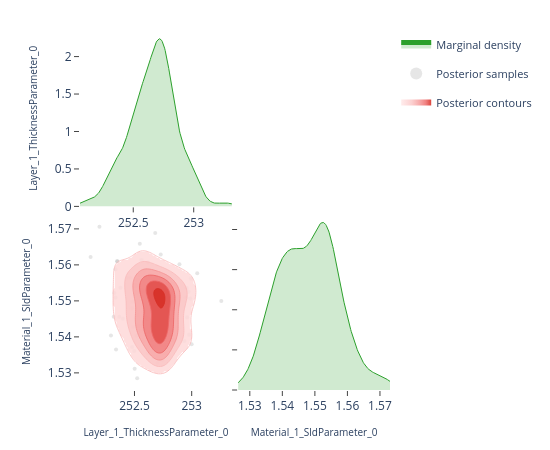

Notebook code cell kept with this figure:
### Code cell
# ---- Pairwise focus: thickness vs SLD ---------------------------------------
# A 2-parameter corner plot zooms in on the joint posterior for a specific
# pair.  This is the same view the EasyReflectometryApp's "2D Heatmap"
# sub-tab uses to inspect parameter degeneracies.


params_of_interest = ['Layer_1_ThicknessParameter_0', 'Material_1_SldParameter_0']
idx = [posterior.param_names.index(p) for p in params_of_interest]
subset_draws = np.asarray(posterior.draws)[:, idx]

fig = plot_corner(subset_draws, params_of_interest)
fig.show()

### Figure 1 — Plotly figure (JSON) as saved in the notebook; plotly's stock layout.template omitted (floating-point values rounded to 4 significant figures; data arrays with more than 128 entries replaced by an {"elided": "..."} marker saying what was removed)
{"data": [{"fill": "tozeroy", "fillcolor": "rgba(44, 160, 44, 0.22)", "hoverinfo": "skip", "legendgroup": "marginal", "line": {"color": "rgb(44, 160, 44)", "width": 1}, "mode": "lines", "name": "Marginal density", "showlegend": true, "type": "scatter", "x": {"elided": "256 float values"}, "xaxis": "x", "y": {"elided": "256 float values"}, "yaxis": "y"}, {"hoverinfo": "skip", "legendgroup": "scatter", "marker": {"color": "rgba(140, 140, 140, 0.22)", "size": 4}, "mode": "markers", "name": "Posterior samples", "showlegend": true, "type": "scatter", "x": [252.5, 252.3, 253.0, 252.6, 252.6, 252.4, 252.6, 252.9, 252.7, 252.7, 253.0, 253.0, 252.6, 252.8, 252.7, 252.7, 252.6, 253.3, 252.1, 252.2, 252.6, 252.8, 252.5, 252.6, 252.8, 253.0, 252.3, 252.7, 252.5, 253.0, 252.8, 252.6, 252.8, 252.5, 252.8, 252.8, 252.8, 252.7, 252.3, 252.6, 252.8, 252.5, 252.6, 252.7, 252.6, 252.8, 252.4, 252.7, 252.7, 252.3, 253.0, 252.4, 252.7, 252.8, 252.8, 252.6, 252.5, 252.9, 252.6, 252.4, 252.5, 252.6, 252.8, 252.7, 252.5, 252.7, 252.8, 253.0, 252.6, 252.7, 252.6, 252.7, 252.6, 252.7, 252.9, 252.5, 252.7, 252.8, 252.3, 253.0, 252.7, 252.8, 252.7, 252.7, 252.6, 253.0, 252.4, 252.9, 252.8, 252.3, 252.8, 252.5, 252.7, 252.8, 252.5, 252.7, 252.9, 252.6, 252.5, 252.7, 252.7, 252.9, 252.3, 252.9, 252.6, 252.7, 252.7, 252.5, 252.7, 252.8, 252.7, 252.7, 252.8, 252.7, 252.7, 252.5, 252.7, 252.8, 252.3, 252.5], "xaxis": "x3", "y": [1.536, 1.536, 1.538, 1.557, 1.558, 1.546, 1.553, 1.539, 1.544, 1.54, 1.551, 1.541, 1.552, 1.539, 1.538, 1.544, 1.535, 1.55, 1.562, 1.571, 1.554, 1.546, 1.54, 1.541, 1.548, 1.551, 1.54, 1.534, 1.556, 1.554, 1.549, 1.551, 1.553, 1.537, 1.552, 1.554, 1.549, 1.548, 1.559, 1.547, 1.539, 1.548, 1.539, 1.563, 1.553, 1.535, 1.556, 1.554, 1.553, 1.561, 1.553, 1.545, 1.554, 1.545, 1.542, 1.545, 1.566, 1.542, 1.561, 1.571, 1.543, 1.545, 1.536, 1.569, 1.556, 1.543, 1.538, 1.556, 1.543, 1.553, 1.561, 1.534, 1.558, 1.549, 1.56, 1.552, 1.534, 1.544, 1.551, 1.558, 1.542, 1.543, 1.538, 1.541, 1.557, 1.545, 1.554, 1.551, 1.553, 1.561, 1.555, 1.55, 1.551, 1.548, 1.543, 1.551, 1.542, 1.542, 1.554, 1.539, 1.554, 1.555, 1.552, 1.539, 1.553, 1.533, 1.54, 1.546, 1.537, 1.547, 1.554, 1.534, 1.555, 1.547, 1.554, 1.529, 1.546, 1.557, 1.546, 1.531], "yaxis": "y3", "zorder": 0}, {"colorscale": [[0.0, "rgba(255, 224, 224, 0.62)"], [0.35, "rgba(250, 188, 188, 0.70)"], [0.6, "rgba(245, 148, 148, 0.78)"], [0.82, "rgba(237, 104, 104, 0.84)"], [1.0, "rgba(215, 48, 39, 0.90)"]], "connectgaps": false, "contours": {"coloring": "fill", "end": 81.0, "showlabels": false, "showlines": false, "size": 12.79, "start": 17.05}, "hoverinfo": "skip", "legendgroup": "contour", "name": "Posterior contours", "showlegend": true, "showscale": false, "type": "contour", "x": [252.1, 252.1, 252.1, 252.1, 252.1, 252.1, 252.2, 252.2, 252.2, 252.2, 252.2, 252.2, 252.3, 252.3, 252.3, 252.3, 252.3, 252.3, 252.3, 252.4, 252.4, 252.4, 252.4, 252.4, 252.4, 252.5, 252.5, 252.5, 252.5, 252.5, 252.5, 252.6, 252.6, 252.6, 252.6, 252.6, 252.6, 252.6, 252.7, 252.7, 252.7, 252.7, 252.7, 252.7, 252.8, 252.8, 252.8, 252.8, 252.8, 252.8, 252.9, 252.9, 252.9, 252.9, 252.9, 252.9, 253.0, 253.0, 253.0, 253.0, 253.0, 253.0, 253.0, 253.1, 253.1, 253.1, 253.1, 253.1, 253.1, 253.2, 253.2, 253.2, 253.2, 253.2, 253.2, 253.3, 253.3, 253.3, 253.3, 253.3], "xaxis": "x3", "y": [1.526, 1.527, 1.528, 1.528, 1.529, 1.529, 1.53, 1.531, 1.531, 1.532, 1.532, 1.533, 1.533, 1.534, 1.535, 1.535, 1.536, 1.536, 1.537, 1.538, 1.538, 1.539, 1.539, 1.54, 1.541, 1.541, 1.542, 1.542, 1.543, 1.544, 1.544, 1.545, 1.545, 1.546, 1.546, 1.547, 1.548, 1.548, 1.549, 1.549, 1.55, 1.551, 1.551, 1.552, 1.552, 1.553, 1.554, 1.554, 1.555, 1.555, 1.556, 1.557, 1.557, 1.558, 1.558, 1.559, 1.559, 1.56, 1.561, 1.561, 1.562, 1.562, 1.563, 1.564, 1.564, 1.565, 1.565, 1.566, 1.567, 1.567, 1.568, 1.568, 1.569, 1.57, 1.57, 1.571, 1.571, 1.572, 1.572, 1.573], "yaxis": "y3", "z": {"elided": "80x80 float values"}, "zmax": 81.0, "zmin": 17.05, "zorder": 1}, {"colorscale": [[0.0, "rgba(250, 188, 188, 0.94)"], [0.35, "rgba(250, 188, 188, 0.94)"], [0.35, "rgba(245, 148, 148, 0.95)"], [0.6, "rgba(245, 148, 148, 0.95)"], [0.6, "rgba(237, 104, 104, 0.96)"], [0.82, "rgba(237, 104, 104, 0.96)"], [0.82, "rgba(215, 48, 39, 0.98)"], [1.0, "rgba(215, 48, 39, 0.98)"]], "contours": {"coloring": "lines", "end": 81.0, "showlabels": false, "size": 12.79, "start": 17.05}, "hoverinfo": "skip", "legendgroup": "contour", "line": {"width": 0.9}, "showlegend": false, "showscale": false, "type": "contour", "x": [252.1, 252.1, 252.1, 252.1, 252.1, 252.1, 252.2, 252.2, 252.2, 252.2, 252.2, 252.2, 252.3, 252.3, 252.3, 252.3, 252.3, 252.3, 252.3, 252.4, 252.4, 252.4, 252.4, 252.4, 252.4, 252.5, 252.5, 252.5, 252.5, 252.5, 252.5, 252.6, 252.6, 252.6, 252.6, 252.6, 252.6, 252.6, 252.7, 252.7, 252.7, 252.7, 252.7, 252.7, 252.8, 252.8, 252.8, 252.8, 252.8, 252.8, 252.9, 252.9, 252.9, 252.9, 252.9, 252.9, 253.0, 253.0, 253.0, 253.0, 253.0, 253.0, 253.0, 253.1, 253.1, 253.1, 253.1, 253.1, 253.1, 253.2, 253.2, 253.2, 253.2, 253.2, 253.2, 253.3, 253.3, 253.3, 253.3, 253.3], "xaxis": "x3", "y": [1.526, 1.527, 1.528, 1.528, 1.529, 1.529, 1.53, 1.531, 1.531, 1.532, 1.532, 1.533, 1.533, 1.534, 1.535, 1.535, 1.536, 1.536, 1.537, 1.538, 1.538, 1.539, 1.539, 1.54, 1.541, 1.541, 1.542, 1.542, 1.543, 1.544, 1.544, 1.545, 1.545, 1.546, 1.546, 1.547, 1.548, 1.548, 1.549, 1.549, 1.55, 1.551, 1.551, 1.552, 1.552, 1.553, 1.554, 1.554, 1.555, 1.555, 1.556, 1.557, 1.557, 1.558, 1.558, 1.559, 1.559, 1.56, 1.561, 1.561, 1.562, 1.562, 1.563, 1.564, 1.564, 1.565, 1.565, 1.566, 1.567, 1.567, 1.568, 1.568, 1.569, 1.57, 1.57, 1.571, 1.571, 1.572, 1.572, 1.573], "yaxis": "y3", "z": {"elided": "80x80 float values"}, "zmax": 81.0, "zmin": 17.05, "zorder": 2}, {"fill": "tozeroy", "fillcolor": "rgba(44, 160, 44, 0.22)", "hoverinfo": "skip", "legendgroup": "marginal", "line": {"color": "rgb(44, 160, 44)", "width": 1}, "mode": "lines", "name": "Marginal density", "showlegend": false, "type": "scatter", "x": {"elided": "256 float values"}, "xaxis": "x4", "y": {"elided": "256 float values"}, "yaxis": "y4"}], "layout": {"height": 450, "legend": {"font": {"size": 11}, "itemsizing": "constant", "orientation": "v", "x": 1.02, "xanchor": "left", "y": 1.0, "yanchor": "top"}, "margin": {"b": 60, "l": 80, "r": 160, "t": 30}, "plot_bgcolor": "white", "showlegend": true, "width": 550, "xaxis": {"anchor": "y", "domain": [0.0, 0.49], "showgrid": false, "ticks": "outside", "zeroline": false}, "xaxis2": {"anchor": "y2", "domain": [0.51, 1.0], "showgrid": false, "ticks": "outside", "visible": false, "zeroline": false}, "xaxis3": {"anchor": "y3", "domain": [0.0, 0.49], "showgrid": false, "ticks": "outside", "title": {"font": {"size": 10}, "text": "Layer_1_ThicknessParameter_0"}, "zeroline": false}, "xaxis4": {"anchor": "y4", "domain": [0.51, 1.0], "showgrid": false, "ticks": "outside", "title": {"font": {"size": 10}, "text": "Material_1_SldParameter_0"}, "zeroline": false}, "yaxis": {"anchor": "x", "domain": [0.51, 1.0], "showgrid": false, "ticks": "outside", "title": {"font": {"size": 10}, "text": "Layer_1_ThicknessParameter_0"}, "zeroline": false}, "yaxis2": {"anchor": "x2", "domain": [0.51, 1.0], "showgrid": false, "ticks": "outside", "visible": false, "zeroline": false}, "yaxis3": {"anchor": "x3", "domain": [0.0, 0.49], "showgrid": false, "ticks": "outside", "title": {"font": {"size": 10}, "text": "Material_1_SldParameter_0"}, "zeroline": false}, "yaxis4": {"anchor": "x4", "domain": [0.0, 0.49], "showgrid": false, "showticklabels": false, "ticks": "outside", "zeroline": false}}}
